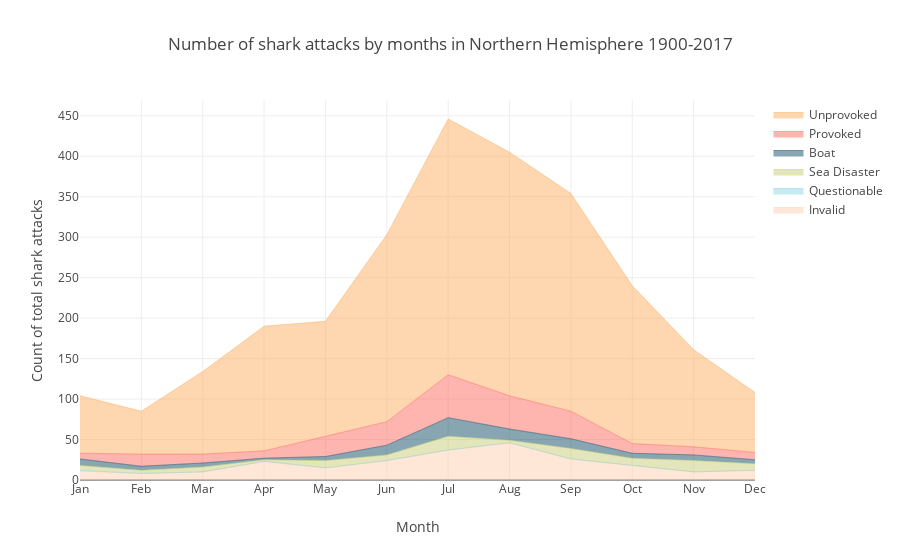

Notebook source saved alongside this figure:
### Code cell
trace0 = dict(
    x=months,
    y=invalid_n,
    hoverinfo='x+y',
    mode='lines',
    line=dict(width=0.5), marker = dict(color = pink),
    stackgroup='one', name = 'Invalid')
trace1 = dict(
    x=months,
    y=questionable_n,
    hoverinfo='x+y',
    mode='lines',
    line=dict(width=0.5),marker = dict(color = light_blue),
    stackgroup='one', name="Questionable")
trace2 = dict(
    x=months,
    y=sea_disaster_n,
    hoverinfo='x+y',
    mode='lines',
    line=dict(width=0.5),marker = dict(color = green),              
    stackgroup='one', name='Sea Disaster')
trace3 = dict(
    x=months,
    y=boat_n,
    hoverinfo='x+y',
    mode='lines',
    line=dict(width=0.5),marker = dict(color = dark_blue),             
    stackgroup='one', name='Boat')
trace4 = dict(
    x=months,
    y=provoked_n,
    hoverinfo='x+y',
    mode='lines',
    line=dict(width=0.5), marker = dict(color = red),          
    stackgroup='one', name='Provoked')
trace5 = dict(
    x=months,
    y=unprovoked_n,
    hoverinfo='x+y',
    mode='lines',
    line=dict(width=0.5), marker = dict(color = orange),              
    stackgroup='one', name='Unprovoked')
data = [trace0, trace1, trace2, trace3, trace4, trace5]

layout = go.Layout(barmode='overlay',
        xaxis=dict(title='Month'),                  
    title='Number of shark attacks by months in Northern Hemisphere 1900-2017',
    yaxis=dict(
        title='Count of total shark attacks'),
    bargap=0.1)

fig = go.Figure(data=data, layout=layout)
iplot(fig, filename = "Sharks stacked")

### Figure 1 — Plotly figure (JSON) as saved in the notebook; plotly's stock layout.template omitted (floating-point values rounded to 4 significant figures)
{"data": [{"hoverinfo": "x+y", "line": {"width": 0.5}, "marker": {"color": "rgb(254, 207, 173)"}, "mode": "lines", "name": "Invalid", "stackgroup": "one", "type": "scatter", "uid": "6453fdd9-d7fe-43f4-b965-4092f39d4211", "x": ["Jan", "Feb", "Mar", "Apr", "May", "Jun", "Jul", "Aug", "Sep", "Oct", "Nov", "Dec"], "y": [11, 8, 10, 23, 15, 24, 37, 46, 26, 18, 10, 12]}, {"hoverinfo": "x+y", "line": {"width": 0.5}, "marker": {"color": "rgb(142, 212, 229)"}, "mode": "lines", "name": "Questionable", "stackgroup": "one", "type": "scatter", "uid": "8062ea68-b984-4a1b-b025-84b8f4cca7da", "x": ["Jan", "Feb", "Mar", "Apr", "May", "Jun", "Jul", "Aug", "Sep", "Oct", "Nov", "Dec"], "y": [1]}, {"hoverinfo": "x+y", "line": {"width": 0.5}, "marker": {"color": "rgb(199, 204, 118)"}, "mode": "lines", "name": "Sea Disaster", "stackgroup": "one", "type": "scatter", "uid": "ccd63556-10a6-4dbb-9b3c-9b16d4772cd8", "x": ["Jan", "Feb", "Mar", "Apr", "May", "Jun", "Jul", "Aug", "Sep", "Oct", "Nov", "Dec"], "y": [6, 4, 6, 2, 9, 7, 17, 3, 13, 9, 14, 8]}, {"hoverinfo": "x+y", "line": {"width": 0.5}, "marker": {"color": "rgb(19, 77, 102)"}, "mode": "lines", "name": "Boat", "stackgroup": "one", "type": "scatter", "uid": "c2b3ebf9-6a1d-4bc9-9c53-88a78980bc77", "x": ["Jan", "Feb", "Mar", "Apr", "May", "Jun", "Jul", "Aug", "Sep", "Oct", "Nov", "Dec"], "y": [8, 5, 5, 2, 5, 12, 23, 14, 12, 6, 7, 5]}, {"hoverinfo": "x+y", "line": {"width": 0.5}, "marker": {"color": "rgb(253, 107, 97)"}, "mode": "lines", "name": "Provoked", "stackgroup": "one", "type": "scatter", "uid": "cadc8f9a-2452-4dfd-95bb-d134b325b4dc", "x": ["Jan", "Feb", "Mar", "Apr", "May", "Jun", "Jul", "Aug", "Sep", "Oct", "Nov", "Dec"], "y": [7, 15, 11, 9, 25, 29, 53, 41, 34, 12, 10, 9]}, {"hoverinfo": "x+y", "line": {"width": 0.5}, "marker": {"color": "rgb(253, 174, 97)"}, "mode": "lines", "name": "Unprovoked", "stackgroup": "one", "type": "scatter", "uid": "14aa36b7-69c9-4ac2-8315-46793e94efc1", "x": ["Jan", "Feb", "Mar", "Apr", "May", "Jun", "Jul", "Aug", "Sep", "Oct", "Nov", "Dec"], "y": [71, 53, 102, 154, 142, 231, 316, 301, 269, 195, 120, 74]}], "layout": {"bargap": 0.1, "barmode": "overlay", "title": {"text": "Number of shark attacks by months in Northern Hemisphere 1900-2017"}, "xaxis": {"title": {"text": "Month"}}, "yaxis": {"title": {"text": "Count of total shark attacks"}}}}
